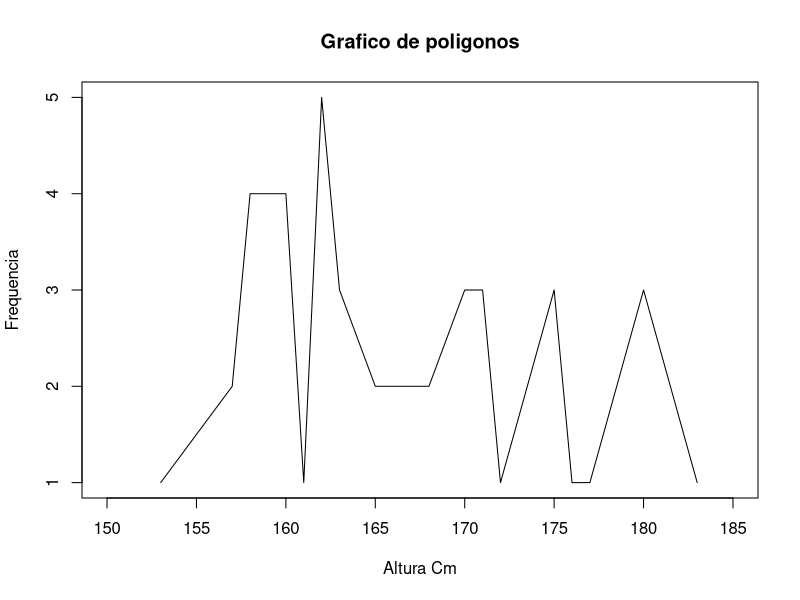

Recreate this plot in R.
# Medidas de tendencia central

# Lista 1a - Exercicio 1
# Data a tabela, que mostra a altura (em cm) e o numero de alunos de 
# uma escola. 
# Encontre: a Media, a Mediana e a Moda dos alunos com funcao da frequencia.

ALT<-c(153,157,158,160,161,162,163,165,168,170,171,172,175,176,177,180,183)
FK<-c(1,2,4,4,1,5,3,2,2,3,3,1,3,1,1,3,1)

# Calculo da media (mean) 



media <-mean(ALT)

# No exercicio em questao devemos verificar a media ponderada ( freq das medidas )
# Cria um (data frame) com os dados Altura e frequencia



tabela<- data.frame(ALT,FK)

View(tabela)

# Cria uma coluna com multiplicacao entre Altura e frequencia



tabela["XF"]<- tabela$ALT * tabela$FK
tabela

# soma os elementos da coluna 3 e 2 (colsums)



SMA3<-(colSums(tabela[3]))
SMA2<-(colSums(tabela[2]))

# Media de frequencias



print("media ponderada das frequencias")
SMA3/SMA2

# Mediana da alturas utiliza o valor do meio (median) [n=9 total = 17]


median(ALT)

ALT[9]

# Moda regiao das maiores frequencias



print("Moda Valor que se repete mais vezes na tabela (5)")
ALT[6]


# Resumo
# media da alturas (cm) errado
mean(ALT)
# media ponderada das alturas (cm) correto
SMA3/SMA2
# Mediana
ALT[9]
# Moda
ALT[6]


# Grafico de poligonos ' referencia visual '

plot(tabela$ALT,tabela$FK,type="l",main="Grafico de poligonos", 
     ylab= "Frequencia",xlab="Altura Cm", xlim=c(150,185))






# Observacao
# A mediana e util quando temos um valor muito fora da escala
# sendo que este valor, nao pode ser descartado.
# exemplo (500 = var14)

ALT1<-c(153,157,158,160,161,162,163,165,168,170,171,172,175,500,177,180,183)
# Media das alturas(ALT1)

mean(ALT1)

# Mediana das alturas(ALT1)
median(ALT1)




